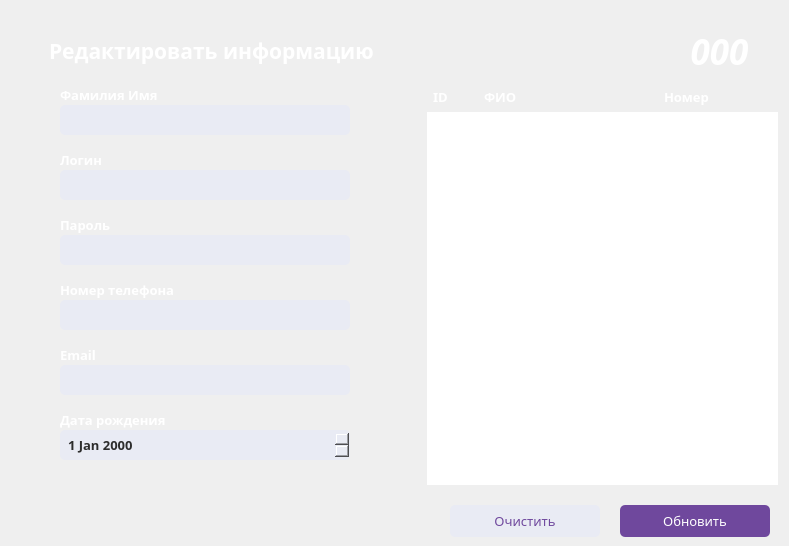
    <widget class="QWidget" name="updateGstWidget">
     <property name="styleSheet">
      <string notr="true">#updateGstWidget
{
	background:#2D2D2D;
	background-image: url(:/Imagine/imagine/backtop.png);
	border-bottom-right-radius: 16px;
}

</string>
     </property>
     <widget class="QLineEdit" name="updateGstName">
      <property name="geometry">
       <rect>
        <x>60</x>
        <y>105</y>
        <width>290</width>
        <height>30</height>
       </rect>
      </property>
      <property name="font">
       <font>
        <family>Segoe UI Semibold</family>
        <pointsize>10</pointsize>
        <bold>true</bold>
       </font>
      </property>
      <property name="styleSheet">
       <string notr="true">#updateGstName
{
	background-color: rgb(233, 235, 244);
	color: #2d2d2d;
	padding-left:6px;
    border-radius:5px; 
}</string>
      </property>
     </widget>
     <widget class="QLabel" name="id_15">
      <property name="geometry">
       <rect>
        <x>60</x>
        <y>80</y>
        <width>290</width>
        <height>30</height>
       </rect>
      </property>
      <property name="font">
       <font>
        <family>Segoe UI Black</family>
        <pointsize>10</pointsize>
        <bold>true</bold>
       </font>
      </property>
      <property name="text">
       <string>&lt;html&gt;&lt;head/&gt;&lt;body&gt;&lt;p&gt;&lt;span style=&quot; color:#ffffff;&quot;&gt;Фамилия Имя&lt;/span&gt;&lt;/p&gt;&lt;/body&gt;&lt;/html&gt;</string>
      </property>
     </widget>
     <widget class="QLabel" name="id_16">
      <property name="geometry">
       <rect>
        <x>60</x>
        <y>340</y>
        <width>290</width>
        <height>30</height>
       </rect>
      </property>
      <property name="font">
       <font>
        <family>Segoe UI Black</family>
        <pointsize>10</pointsize>
        <bold>true</bold>
       </font>
      </property>
      <property name="text">
       <string>&lt;html&gt;&lt;head/&gt;&lt;body&gt;&lt;p&gt;&lt;span style=&quot; color:#ffffff;&quot;&gt;Email&lt;/span&gt;&lt;/p&gt;&lt;/body&gt;&lt;/html&gt;</string>
      </property>
     </widget>
     <widget class="QLabel" name="id_19">
      <property name="geometry">
       <rect>
        <x>60</x>
        <y>405</y>
        <width>290</width>
        <height>30</height>
       </rect>
      </property>
      <property name="font">
       <font>
        <family>Segoe UI Black</family>
        <pointsize>10</pointsize>
        <bold>true</bold>
       </font>
      </property>
      <property name="text">
       <string>&lt;html&gt;&lt;head/&gt;&lt;body&gt;&lt;p&gt;&lt;span style=&quot; color:#ffffff;&quot;&gt;Дата рождения&lt;/span&gt;&lt;/p&gt;&lt;/body&gt;&lt;/html&gt;</string>
      </property>
     </widget>
     <widget class="QLabel" name="id_18">
      <property name="geometry">
       <rect>
        <x>60</x>
        <y>275</y>
        <width>290</width>
        <height>30</height>
       </rect>
      </property>
      <property name="font">
       <font>
        <family>Segoe UI Black</family>
        <pointsize>10</pointsize>
        <bold>true</bold>
       </font>
      </property>
      <property name="text">
       <string>&lt;html&gt;&lt;head/&gt;&lt;body&gt;&lt;p&gt;&lt;span style=&quot; color:#ffffff;&quot;&gt;Номер телефона&lt;/span&gt;&lt;/p&gt;&lt;/body&gt;&lt;/html&gt;</string>
      </property>
     </widget>
     <widget class="QLineEdit" name="updateGstPhone">
      <property name="geometry">
       <rect>
        <x>60</x>
        <y>300</y>
        <width>290</width>
        <height>30</height>
       </rect>
      </property>
      <property name="font">
       <font>
        <family>Segoe UI Semibold</family>
        <pointsize>10</pointsize>
        <bold>true</bold>
       </font>
      </property>
      <property name="styleSheet">
       <string notr="true">#updateGstPhone
{
	background-color: rgb(233, 235, 244);
	color: #2d2d2d;
	padding-left:6px;
    border-radius:5px; 
}</string>
      </property>
     </widget>
     <widget class="QLineEdit" name="updateGstEmail">
      <property name="geometry">
       <rect>
        <x>60</x>
        <y>365</y>
        <width>290</width>
        <height>30</height>
       </rect>
      </property>
      <property name="font">
       <font>
        <family>Segoe UI Semibold</family>
        <pointsize>10</pointsize>
        <bold>true</bold>
       </font>
      </property>
      <property name="styleSheet">
       <string notr="true">#updateGstEmail
{
	background-color: rgb(233, 235, 244);
	color: #2d2d2d;
	padding-left:6px;
    border-radius:5px; 
}</string>
      </property>
     </widget>
     <widget class="QLineEdit" name="updateGstPassword">
      <property name="geometry">
       <rect>
        <x>60</x>
        <y>235</y>
        <width>290</width>
        <height>30</height>
       </rect>
      </property>
      <property name="font">
       <font>
        <family>Segoe UI Semibold</family>
        <pointsize>10</pointsize>
        <bold>true</bold>
       </font>
      </property>
      <property name="styleSheet">
       <string notr="true">#updateGstPassword
{
	background-color: rgb(233, 235, 244);
	color: #2d2d2d;
	padding-left:6px;
    border-radius:5px; 
}</string>
      </property>
     </widget>
     <widget class="QLabel" name="id_20">
      <property name="geometry">
       <rect>
        <x>60</x>
        <y>210</y>
        <width>290</width>
        <height>30</height>
       </rect>
      </property>
      <property name="font">
       <font>
        <family>Segoe UI Black</family>
        <pointsize>10</pointsize>
        <bold>true</bold>
       </font>
      </property>
      <property name="text">
       <string>&lt;html&gt;&lt;head/&gt;&lt;body&gt;&lt;p&gt;&lt;span style=&quot; color:#ffffff;&quot;&gt;Пароль&lt;/span&gt;&lt;/p&gt;&lt;/body&gt;&lt;/html&gt;</string>
      </property>
     </widget>
     <widget class="QLabel" name="id_21">
      <property name="geometry">
       <rect>
        <x>60</x>
        <y>145</y>
        <width>290</width>
        <height>30</height>
       </rect>
      </property>
      <property name="font">
       <font>
        <family>Segoe UI Black</family>
        <pointsize>10</pointsize>
        <bold>true</bold>
       </font>
      </property>
      <property name="text">
       <string>&lt;html&gt;&lt;head/&gt;&lt;body&gt;&lt;p&gt;&lt;span style=&quot; color:#ffffff;&quot;&gt;Логин&lt;/span&gt;&lt;/p&gt;&lt;/body&gt;&lt;/html&gt;</string>
      </property>
     </widget>
     <widget class="QLineEdit" name="updateGstUsername">
      <property name="geometry">
       <rect>
        <x>60</x>
        <y>170</y>
        <width>290</width>
        <height>30</height>
       </rect>
      </property>
      <property name="font">
       <font>
        <family>Segoe UI Semibold</family>
        <pointsize>10</pointsize>
        <bold>true</bold>
       </font>
      </property>
      <property name="styleSheet">
       <string notr="true">#updateGstUsername
{
	background-color: rgb(233, 235, 244);
	color: #2d2d2d;
	padding-left:6px;
    border-radius:5px; 
}</string>
      </property>
     </widget>
     <widget class="QPushButton" name="pushButton_7">
      <property name="geometry">
       <rect>
        <x>620</x>
        <y>505</y>
        <width>150</width>
        <height>32</height>
       </rect>
      </property>
      <property name="font">
       <font>
        <family>Segoe UI Black</family>
        <pointsize>10</pointsize>
       </font>
      </property>
      <property name="cursor">
       <cursorShape>PointingHandCursor</cursorShape>
      </property>
      <property name="focusPolicy">
       <enum>Qt::TabFocus</enum>
      </property>
      <property name="styleSheet">
       <string notr="true">#pushButton_7
{
	background:#6f489d;
	border:none;
	color:white;
 border-radius:5px; 
}

#pushButton_7:hover
{
	background-color: #2e2e2e;
	border:2px solid #6f489d;
	color:#6f489d;
 border-radius:5px; 
}</string>
      </property>
      <property name="text">
       <string>Обновить</string>
      </property>
     </widget>
     <widget class="QPushButton" name="pushButton_8">
      <property name="geometry">
       <rect>
        <x>450</x>
        <y>505</y>
        <width>150</width>
        <height>32</height>
       </rect>
      </property>
      <property name="font">
       <font>
        <family>Segoe UI Black</family>
        <pointsize>10</pointsize>
       </font>
      </property>
      <property name="cursor">
       <cursorShape>PointingHandCursor</cursorShape>
      </property>
      <property name="focusPolicy">
       <enum>Qt::TabFocus</enum>
      </property>
      <property name="styleSheet">
       <string notr="true">#pushButton_8
{
	background-color: rgb(233, 235, 244);
	border:none;
	color: rgb(111, 72, 157);
 border-radius:5px; 
}

#pushButton_8:hover
{
	background:#2e2e2e;
	border:2px solid #e9ebf4;
	color:#e9ebf4;
 border-radius:5px; 
}</string>
      </property>
      <property name="text">
       <string>Очистить</string>
      </property>
     </widget>
     <widget class="QLabel" name="label_20">
      <property name="geometry">
       <rect>
        <x>49</x>
        <y>26</y>
        <width>381</width>
        <height>51</height>
       </rect>
      </property>
      <property name="font">
       <font>
        <family>Segoe UI Black</family>
        <pointsize>14</pointsize>
        <bold>true</bold>
       </font>
      </property>
      <property name="text">
       <string>&lt;html&gt;&lt;head/&gt;&lt;body&gt;&lt;p&gt;&lt;span style=&quot; font-size:16pt; color:#ffffff;&quot;&gt;Редактировать информацию&lt;/span&gt;&lt;/p&gt;&lt;/body&gt;&lt;/html&gt;</string>
      </property>
      <property name="margin">
       <number>9</number>
      </property>
     </widget>
     <widget class="QDateEdit" name="updateGstDOB">
      <property name="geometry">
       <rect>
        <x>60</x>
        <y>430</y>
        <width>290</width>
        <height>30</height>
       </rect>
      </property>
      <property name="font">
       <font>
        <family>Segoe UI Semibold</family>
        <pointsize>10</pointsize>
        <bold>true</bold>
       </font>
      </property>
      <property name="styleSheet">
       <string notr="true">#updateGstDOB
{
	background-color: rgb(233, 235, 244);
	color: #2d2d2d;
	padding-left:6px;
    border-radius:5px; 
}</string>
      </property>
     </widget>
     <widget class="QTableView" name="updateTableView">
      <property name="geometry">
       <rect>
        <x>427</x>
        <y>112</y>
        <width>351</width>
        <height>373</height>
       </rect>
      </property>
      <property name="sizePolicy">
       <sizepolicy hsizetype="Fixed" vsizetype="Fixed">
        <horstretch>0</horstretch>
        <verstretch>0</verstretch>
       </sizepolicy>
      </property>
      <property name="font">
       <font>
        <family>Segoe UI Semibold</family>
        <bold>true</bold>
       </font>
      </property>
      <property name="focusPolicy">
       <enum>Qt::NoFocus</enum>
      </property>
      <property name="autoFillBackground">
       <bool>false</bool>
      </property>
      <property name="styleSheet">
       <string notr="true"/>
      </property>
      <property name="frameShape">
       <enum>QFrame::NoFrame</enum>
      </property>
      <property name="horizontalScrollBarPolicy">
       <enum>Qt::ScrollBarAlwaysOff</enum>
      </property>
      <property name="sizeAdjustPolicy">
       <enum>QAbstractScrollArea::AdjustIgnored</enum>
      </property>
      <property name="editTriggers">
       <set>QAbstractItemView::NoEditTriggers</set>
      </property>
      <property name="tabKeyNavigation">
       <bool>false</bool>
      </property>
      <property name="showDropIndicator" stdset="0">
       <bool>false</bool>
      </property>
      <property name="dragDropOverwriteMode">
       <bool>false</bool>
      </property>
      <property name="alternatingRowColors">
       <bool>true</bool>
      </property>
      <property name="selectionMode">
       <enum>QAbstractItemView::SingleSelection</enum>
      </property>
      <property name="selectionBehavior">
       <enum>QAbstractItemView::SelectRows</enum>
      </property>
      <property name="textElideMode">
       <enum>Qt::ElideNone</enum>
      </property>
      <property name="showGrid">
       <bool>false</bool>
      </property>
      <property name="gridStyle">
       <enum>Qt::NoPen</enum>
      </property>
      <property name="cornerButtonEnabled">
       <bool>false</bool>
      </property>
      <attribute name="horizontalHeaderVisible">
       <bool>false</bool>
      </attribute>
      <attribute name="horizontalHeaderMinimumSectionSize">
       <number>30</number>
      </attribute>
      <attribute name="horizontalHeaderDefaultSectionSize">
       <number>120</number>
      </attribute>
      <attribute name="verticalHeaderVisible">
       <bool>false</bool>
      </attribute>
     </widget>
     <widget class="QLabel" name="label_26">
      <property name="geometry">
       <rect>
        <x>427</x>
        <y>80</y>
        <width>51</width>
        <height>34</height>
       </rect>
      </property>
      <property name="font">
       <font>
        <family>Segoe UI Black</family>
        <pointsize>10</pointsize>
        <bold>true</bold>
       </font>
      </property>
      <property name="styleSheet">
       <string notr="true">#label_26
{
	color:white;
	padding-left:2px;
}</string>
      </property>
      <property name="text">
       <string>&lt;html&gt;&lt;head/&gt;&lt;body&gt;&lt;p&gt;&lt;span style=&quot; color:#ffffff;&quot;&gt;ID&lt;/span&gt;&lt;/p&gt;&lt;/body&gt;&lt;/html&gt;</string>
      </property>
      <property name="margin">
       <number>7</number>
      </property>
     </widget>
     <widget class="QLabel" name="label_27">
      <property name="geometry">
       <rect>
        <x>478</x>
        <y>80</y>
        <width>180</width>
        <height>34</height>
       </rect>
      </property>
      <property name="font">
       <font>
        <family>Segoe UI Black</family>
        <pointsize>10</pointsize>
        <bold>true</bold>
       </font>
      </property>
      <property name="styleSheet">
       <string notr="true">#label_27
{
	color:white;
	padding-left:2px;
}</string>
      </property>
      <property name="text">
       <string>&lt;html&gt;&lt;head/&gt;&lt;body&gt;&lt;p&gt;&lt;span style=&quot; color:#ffffff;&quot;&gt;ФИО&lt;/span&gt;&lt;/p&gt;&lt;/body&gt;&lt;/html&gt;</string>
      </property>
     </widget>
     <widget class="QLabel" name="label_28">
      <property name="geometry">
       <rect>
        <x>658</x>
        <y>80</y>
        <width>120</width>
        <height>34</height>
       </rect>
      </property>
      <property name="font">
       <font>
        <family>Segoe UI Black</family>
        <pointsize>10</pointsize>
        <bold>true</bold>
       </font>
      </property>
      <property name="styleSheet">
       <string notr="true">#label_28
{
	color:white;
	padding-left:2px;
}</string>
      </property>
      <property name="text">
       <string>&lt;html&gt;&lt;head/&gt;&lt;body&gt;&lt;p&gt;&lt;span style=&quot; color:#ffffff;&quot;&gt;Номер&lt;/span&gt;&lt;/p&gt;&lt;/body&gt;&lt;/html&gt;</string>
      </property>
     </widget>
     <widget class="QLabel" name="updateGstID">
      <property name="geometry">
       <rect>
        <x>664</x>
        <y>26</y>
        <width>111</width>
        <height>51</height>
       </rect>
      </property>
      <property name="font">
       <font>
        <family>Segoe UI Black</family>
        <pointsize>26</pointsize>
        <italic>true</italic>
        <bold>true</bold>
       </font>
      </property>
      <property name="styleSheet">
       <string notr="true">color:white;
font-style:italic;</string>
      </property>
      <property name="text">
       <string>&lt;html&gt;&lt;head/&gt;&lt;body&gt;&lt;p&gt;&lt;span style=&quot; color:#ffffff;&quot;&gt;000&lt;/span&gt;&lt;/p&gt;&lt;/body&gt;&lt;/html&gt;</string>
      </property>
      <property name="alignment">
       <set>Qt::AlignCenter</set>
      </property>
     </widget>
     <widget class="QLabel" name="label_6">
      <property name="enabled">
       <bool>true</bool>
      </property>
      <property name="geometry">
       <rect>
        <x>39</x>
        <y>26</y>
        <width>741</width>
        <height>51</height>
       </rect>
      </property>
      <property name="font">
       <font>
        <family>Segoe UI Black</family>
        <bold>true</bold>
       </font>
      </property>
      <property name="text">
       <string/>
      </property>
      <property name="pixmap">
       <pixmap resource="resources.qrc">:/Imagine/imagine/empcardbg.png</pixmap>
      </property>
      <property name="scaledContents">
       <bool>true</bool>
      </property>
     </widget>
     <widget class="QLabel" name="background_2">
      <property name="geometry">
       <rect>
        <x>39</x>
        <y>76</y>
        <width>741</width>
        <height>411</height>
       </rect>
      </property>
      <property name="text">
       <string/>
      </property>
      <property name="pixmap">
       <pixmap resource="resources.qrc">:/Imagine/imagine/backgregistr.png</pixmap>
      </property>
     </widget>
     <widget class="QLabel" name="label_10">
      <property name="geometry">
       <rect>
        <x>427</x>
        <y>78</y>
        <width>352</width>
        <height>34</height>
       </rect>
      </property>
      <property name="styleSheet">
       <string notr="true">#label
{
	padding-left:2px;
}</string>
      </property>
      <property name="text">
       <string/>
      </property>
      <property name="pixmap">
       <pixmap resource="resources.qrc">:/Imagine/imagine/empcardbg.png</pixmap>
      </property>
     </widget>
     <zorder>label_6</zorder>
     <zorder>background_2</zorder>
     <zorder>updateGstName</zorder>
     <zorder>id_15</zorder>
     <zorder>id_16</zorder>
     <zorder>id_19</zorder>
     <zorder>id_18</zorder>
     <zorder>updateGstPhone</zorder>
     <zorder>updateGstEmail</zorder>
     <zorder>updateGstPassword</zorder>
     <zorder>id_20</zorder>
     <zorder>id_21</zorder>
     <zorder>updateGstUsername</zorder>
     <zorder>pushButton_7</zorder>
     <zorder>pushButton_8</zorder>
     <zorder>updateGstDOB</zorder>
     <zorder>updateTableView</zorder>
     <zorder>label_20</zorder>
     <zorder>updateGstID</zorder>
     <zorder>label_10</zorder>
     <zorder>label_27</zorder>
     <zorder>label_28</zorder>
     <zorder>label_26</zorder>
    </widget>
